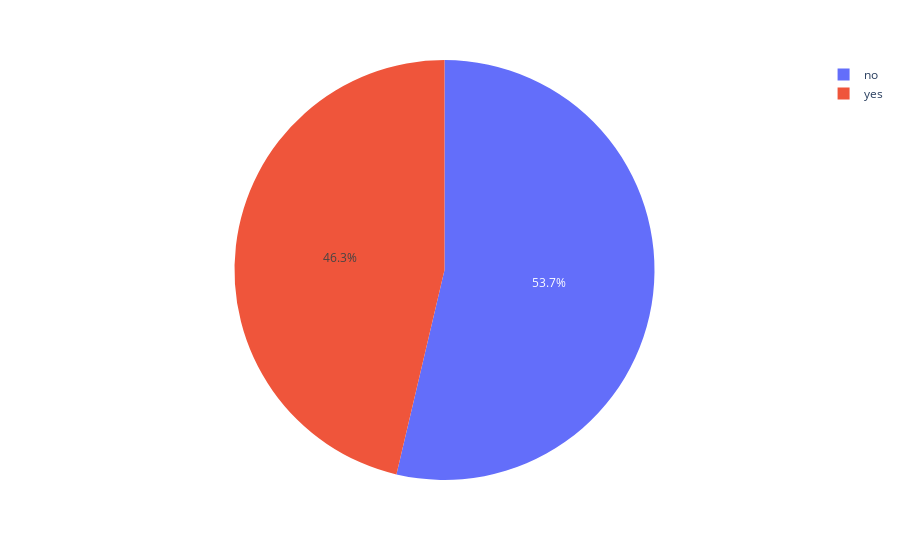

Notebook cell for this chart:
### Markdown cell above
### Задание 1

### Code cell
# изучите соотношение классов в ваших данных на предмет несбалансированности, проиллюстрируйте результат
# ваш код

fig1 = px.pie(df, names = 'deposit')
fig1.show()

#Отношение в числах
print('Клиентов, открывших депозит:', df['deposit'].value_counts()[1])

### Figure 1 — Plotly figure (JSON) as saved in the notebook; plotly's stock layout.template omitted (floating-point values rounded to 4 significant figures; data arrays with more than 128 entries replaced by an {"elided": "..."} marker saying what was removed)
{"data": [{"domain": {"x": [0, 1], "y": [0, 1]}, "hovertemplate": "deposit=%{label}<extra></extra>", "labels": {"elided": "10105 str values"}, "legendgroup": "", "name": "", "showlegend": true, "type": "pie"}], "layout": {"legend": {"tracegroupgap": 0}, "margin": {"t": 60}}}
